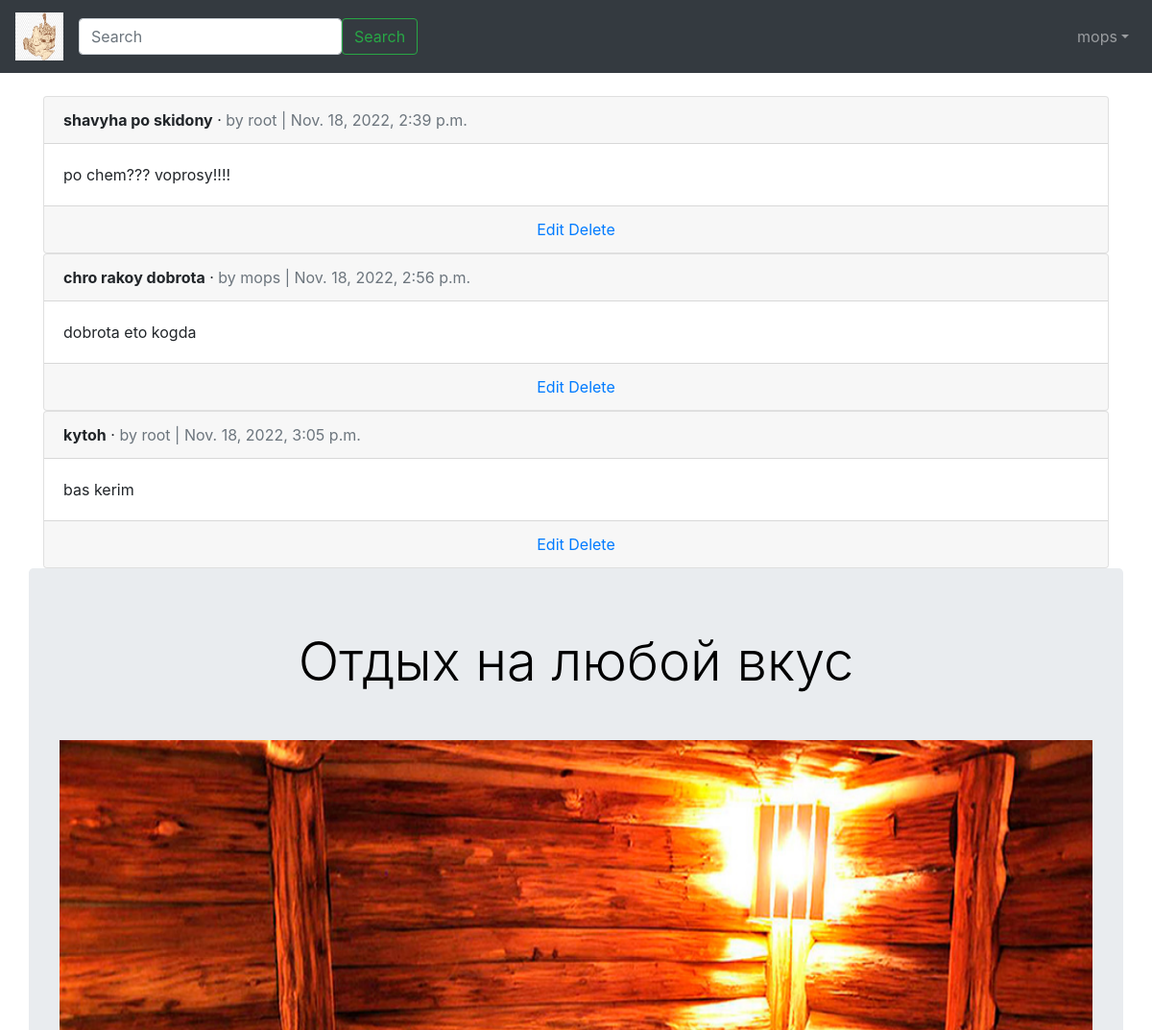
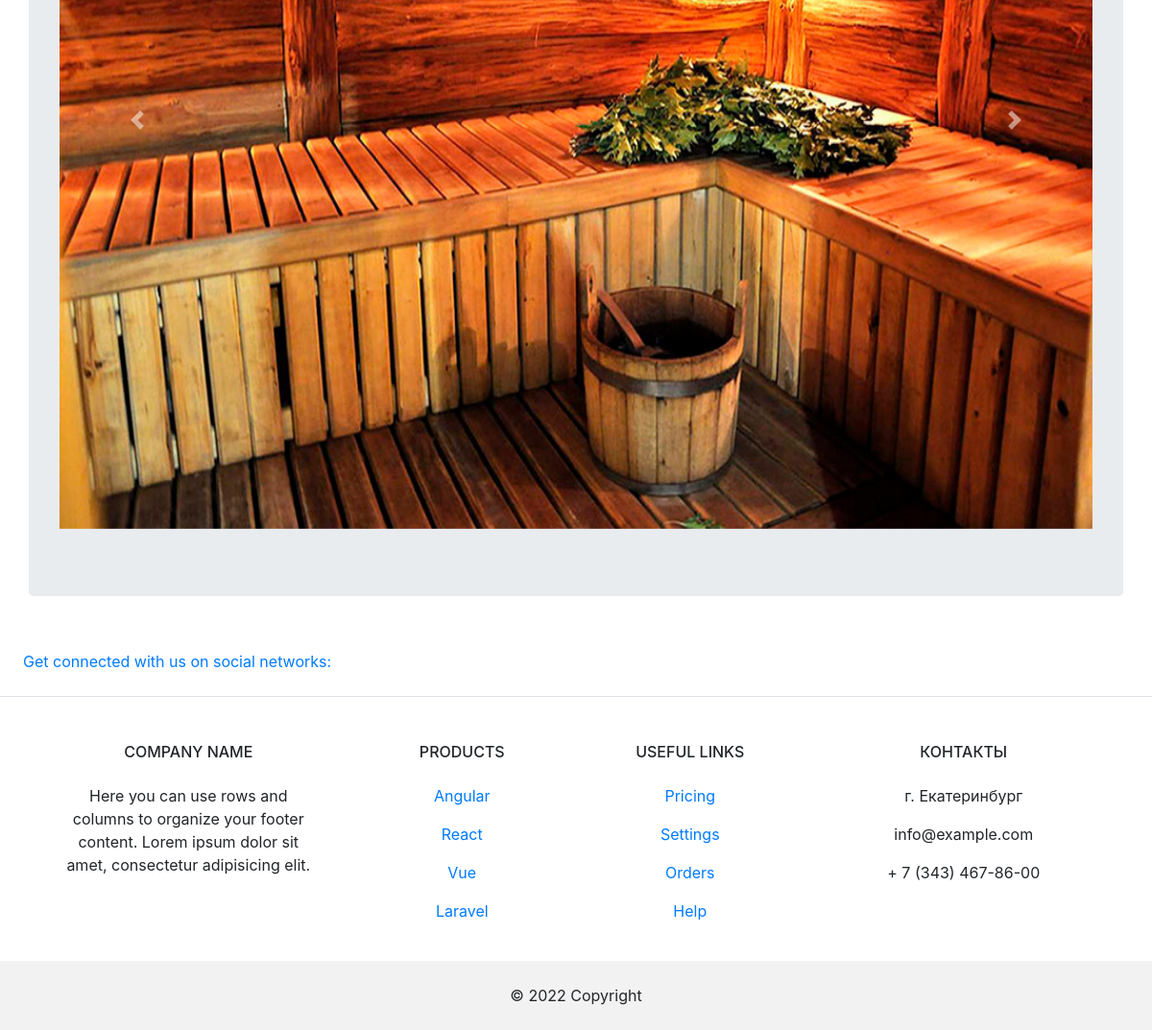
The page /articles/ (signed in) on the database its author committed (2 pictures, top to bottom).
### users/models.py (models this page shows)
class CustomUser(AbstractUser):
    age = models.PositiveIntegerField(default=0)

### articles/models.py (models this page shows, shortened)
class Article(models.Model):
    title = models.CharField(max_length=255)
    body = models.TextField()
    date = models.DateTimeField(auto_now_add=True)
    author = models.ForeignKey(settings.AUTH_USER_MODEL, on_delete=models.CASCADE,)

### articles/views.py (the view)
# urls.py: path('', views.ArticleListView.as_view(), name='article_list'),
class ArticleListView(LoginRequiredMixin, ListView):
    model = models.Article
    template_name = 'article_list.html'

### templates/article_list.html (shortened to what this page needs)
{% extends 'base.html' %}
{% block content %}
{% for article in object_list %}
<div class="card">
    <div class="card-header">
        <span class="font-weight-bold">{{ article.title }}</span> &middot
        <span class="text-muted">by {{ article.author }} | {{ article.date }}</span>
    </div>
    <div class="card-body">
        {{ article.body }}
    </div>
    <div class="card-footer text-center text-miuted">
        <a href="{% url 'article_edit' article.pk %}">Edit</a>
        <a href="{% url 'article_delete' article.pk %}">Delete</a>
    </div>
</div>
{% endfor %}
{% endblock content %}

### templates/base.html (shortened to what this page needs)
<!DOCTYPE html>
{% load static %}
<html>
    <head>
    <link rel="stylesheet" href="https://maxcdn.bootstrapcdn.com/bootstrap/4.0.0/css/bootstrap.min.css"
/>
</head>
<body>
<nav class="navbar navbar-expand-md navbar-dark bg-dark mb-4">
    <a class="navbar-brand" href="{% url 'home' %}">
        <img WIDTH="50" height="50" src="{% static 'img/saunaa.jpg' %}">
    </a>
                <form class="d-flex">
                <input class="form-control me-2" type="search" placeholder="Search" aria-label="Search">
                <button class="btn btn-outline-success" type="submit">Search</button>
            </form>
    <div class="navbar-nav ml-auto">
        <a class="nav-link dropdown-toggle" href="#" id="userMenu" data-toggle="dropdown"
           aria-haspopup="true" aria-expanded="false">{{ user.username }}</a>
    </div>
</nav>
<div class = 'container'>
        {% block content %}
        {% endblock %}
</div>
<a href="{% include "carousel.html" %}</a>
    <footer>
      <a href="{% include "footer.html" %}</a>
</body>
</html>

### templates/carousel.html (shortened to what this page needs)
<!DOCTYPE html>
{% load static %}
<html lang="ru">
<head>
</head>
<body>
{% block content %}
<div class="container text-center jumbotron ">
    <h1 class="display-4" style="color: black">Отдых на любой вкус</h1>
    <div id="carousel" class="carousel slide d-inline-block" data-ride="carousel">
        <div class="carousel-inner">
            <div class="carousel-item active">
                <img style="width: 1280px; height: 853px" class="img-fluid" src="{% static 'img/rus.jpg' %}" alt="...">
            </div>
        </div>
        <a class="carousel-control-prev" href="#carousel" role="button" data-slide="prev">
            <span class="carousel-control-prev-icon" aria-hidden="true"></span>
        </a>
        <a class="carousel-control-next" href="#carousel" role="button" data-slide="next">
            <span class="carousel-control-next-icon" aria-hidden="true"></span>
        </a>
    </div>
</div>
{% endblock %}
</body>
</html>

### templates/footer.html (shortened to what this page needs)
<footer class="text-center text-lg-start bg-light text-muted">
  <section class="d-flex justify-content-center justify-content-lg-between p-4 border-bottom">
    <div class="me-5 d-none d-lg-block">
      <span>Get connected with us on social networks:</span>
    </div>
  </section>
  <section class="">
    <div class="container text-center text-md-start mt-5">
      <div class="row mt-3">
        <div class="col-md-3 col-lg-4 col-xl-3 mx-auto mb-4">
          <h6 class="text-uppercase fw-bold mb-4">
            Company name
          </h6>
          <p>
            Here you can use rows and columns to organize your footer content. Lorem ipsum
            dolor sit amet, consectetur adipisicing elit.
          </p>
        </div>
        <div class="col-md-2 col-lg-2 col-xl-2 mx-auto mb-4">
          <h6 class="text-uppercase fw-bold mb-4">
            Products
          </h6>
          <p>
            <a href="#!" class="text-reset">Angular</a>
          </p>
          <p>
            <a href="#!" class="text-reset">React</a>
          </p>
          <p>
            <a href="#!" class="text-reset">Vue</a>
          </p>
          <p>
            <a href="#!" class="text-reset">Laravel</a>
          </p>
        </div>
        <div class="col-md-3 col-lg-2 col-xl-2 mx-auto mb-4">
          <h6 class="text-uppercase fw-bold mb-4">
            Useful links
          </h6>
          <p>
            <a href="#!" class="text-reset">Pricing</a>
          </p>
          <p>
            <a href="#!" class="text-reset">Settings</a>
          </p>
          <p>
            <a href="#!" class="text-reset">Orders</a>
          </p>
          <p>
            <a href="#!" class="text-reset">Help</a>
          </p>
        </div>
        <div class="col-md-4 col-lg-3 col-xl-3 mx-auto mb-md-0 mb-4">
          <h6 class="text-uppercase fw-bold mb-4">Контакты</h6>
          <p> г. Екатеринбург</p>
          <p>
            info@example.com
          </p>
          <p> + 7 (343) 467-86-00</p>
        </div>
      </div>
    </div>
  </section>
  <div class="text-center p-4" style="background-color: rgba(0, 0, 0, 0.05);">
    <a>© 2022 Copyright</a>
  </div>
</footer>

### rows shown on the page
CustomUser: username "mops"
Article: title "shavyha po skidony", author "root", date "Nov. 18, 2022, 2:39 p.m.", body "po chem??? voprosy!!!!"
Article: title "chro rakoy dobrota", author "mops", date "Nov. 18, 2022, 2:56 p.m.", body "dobrota eto kogda"
Article: title "kytoh", author "root", date "Nov. 18, 2022, 3:05 p.m.", body "bas kerim"
